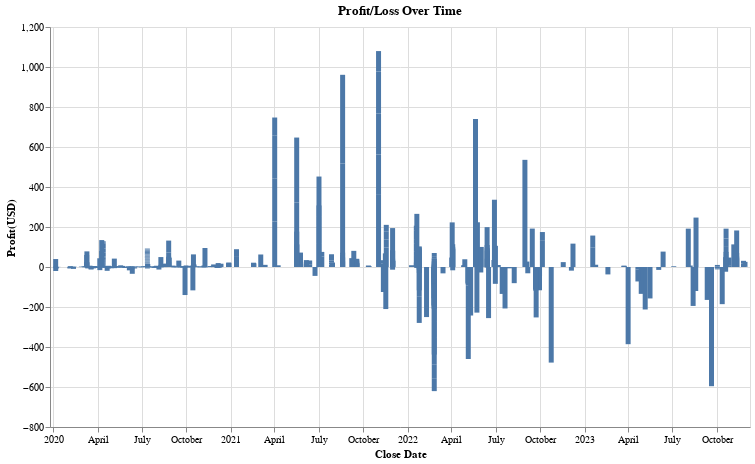

Notebook code for this chart:
### Code cell
alt.Chart(closed_positions).mark_bar().encode(
    x='Close Date:T',
    y='Profit(USD):Q',
    tooltip=['Date:T', 'Profit(USD):Q'],
).properties(
    title='Profit/Loss Over Time',
    width=700,
    height=400
).interactive()

### Figure 1 — Vega-Lite specification as saved in the notebook (floating-point values rounded to 4 significant figures; data arrays with more than 128 entries replaced by an {"elided": "..."} marker saying what was removed)
{"config": {"view": {"continuousWidth": 400, "continuousHeight": 300}}, "data": {"name": "data-51f783519cc227383b1a0af617d12967"}, "mark": "bar", "encoding": {"tooltip": [{"field": "Date", "type": "temporal"}, {"field": "Profit(USD)", "type": "quantitative"}], "x": {"field": "Close Date", "type": "temporal"}, "y": {"field": "Profit(USD)", "type": "quantitative"}}, "height": 400, "selection": {"selector003": {"type": "interval", "bind": "scales", "encodings": ["x", "y"]}}, "title": "Profit/Loss Over Time", "width": 700, "$schema": "https://vega.github.io/schema/vega-lite/v4.17.0.json", "datasets": {"data-51f783519cc227383b1a0af617d12967": {"elided": "3331 records"}}}
